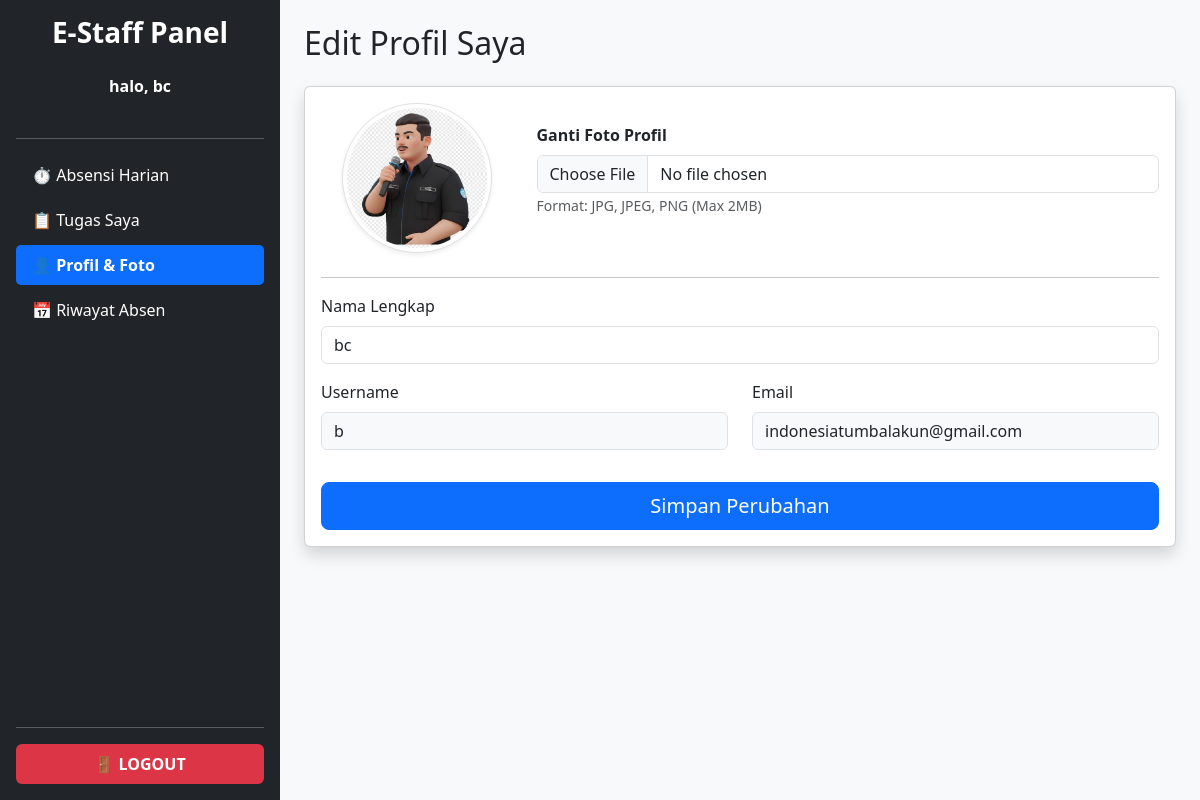
Screenshot of /staff/profil.php (signed in) with the database file from the repository.
### tables this page shows
CREATE TABLE `users` (
  `id` int(11) NOT NULL,
  `username` varchar(50) NOT NULL,
  `email` varchar(100) NOT NULL,
  `password` varchar(255) NOT NULL,
  `nama_lengkap` varchar(100) NOT NULL,
  `role` enum('admin','staff') DEFAULT 'staff',
  `foto_profil` varchar(255) DEFAULT 'default.png',
  `is_active` tinyint(1) DEFAULT 0,
  `activation_code` varchar(255) DEFAULT NULL,
  `created_at` timestamp NOT NULL DEFAULT current_timestamp()
);

### staff/profil.php (the view, shortened to what this page needs)
<?php
include('../config/koneksi.php');
$id = $_SESSION['user_id'];
$query = mysqli_query($koneksi, "SELECT * FROM users WHERE id='$id'");
$data = mysqli_fetch_assoc($query);
?>
<!DOCTYPE html>
<html lang="id">
<head>
    <link href="https://cdn.jsdelivr.net/npm/bootstrap@5.3.0/dist/css/bootstrap.min.css" rel="stylesheet">
</head>
<body>
<div class="d-flex">
    <?php
    include('sidebar.php');
    ?>
    <div class="bg-light p-4 content">
        <h2 class="mb-4">Edit Profil Saya</h2>
        <div class="card shadow">
            <div class="card-body">
                <form action="profil-proses.php" method="POST" enctype="multipart/form-data">
                    <div class="row mb-4 align-items-center">
                        <div class="col-md-3 text-center">
                            <?php
                                $foto = $data['foto_profil'];
                            ?>
                            <img src="../assets/img/<?php echo $foto; ?>" class="rounded-circle img-thumbnail shadow-sm" style="width: 150px; height: 150px; object-fit: cover;">
                        </div>
                        <div class="col-md-9">
                            <div class="mb-3">
                                <label class="form-label fw-bold">Ganti Foto Profil</label>
                                <input type="file" name="foto" class="form-control" accept=".jpg, .jpeg, .png">
                                <small class="text-muted">Format: JPG, JPEG, PNG (Max 2MB)</small>
                            </div>
                        </div>
                    </div>
                    <hr>
                    <div class="mb-3">
                        <label class="form-label">Nama Lengkap</label>
                        <input type="text" name="nama" class="form-control" value="<?php echo $data['nama_lengkap']; ?>" required>
                    </div>
                    <div class="row">
                        <div class="col-md-6 mb-3">
                            <label class="form-label">Username</label>
                            <input type="text" class="form-control bg-light" value="<?php echo $data['username']; ?>" readonly>
                        </div>
                        <div class="col-md-6 mb-3">
                            <label class="form-label">Email</label>
                            <input type="email" class="form-control bg-light" value="<?php echo $data['email']; ?>" readonly>
                        </div>
                    </div>
                    <div class="d-grid mt-3">
                        <button type="submit" name="update" class="btn btn-primary btn-lg">Simpan Perubahan</button>
                    </div>
                </form>
            </div>
        </div>
    </div>
</div>
</body>
</html>

### staff/profil.php (style rules this page uses)
.content { width: 100%; }

### rows the page displays
users: foto_profil (picture), nama "bc", username "b", email "indonesiatumbalakun@gmail.com"

### other values shown
$_SESSION['nama'] "bc"
